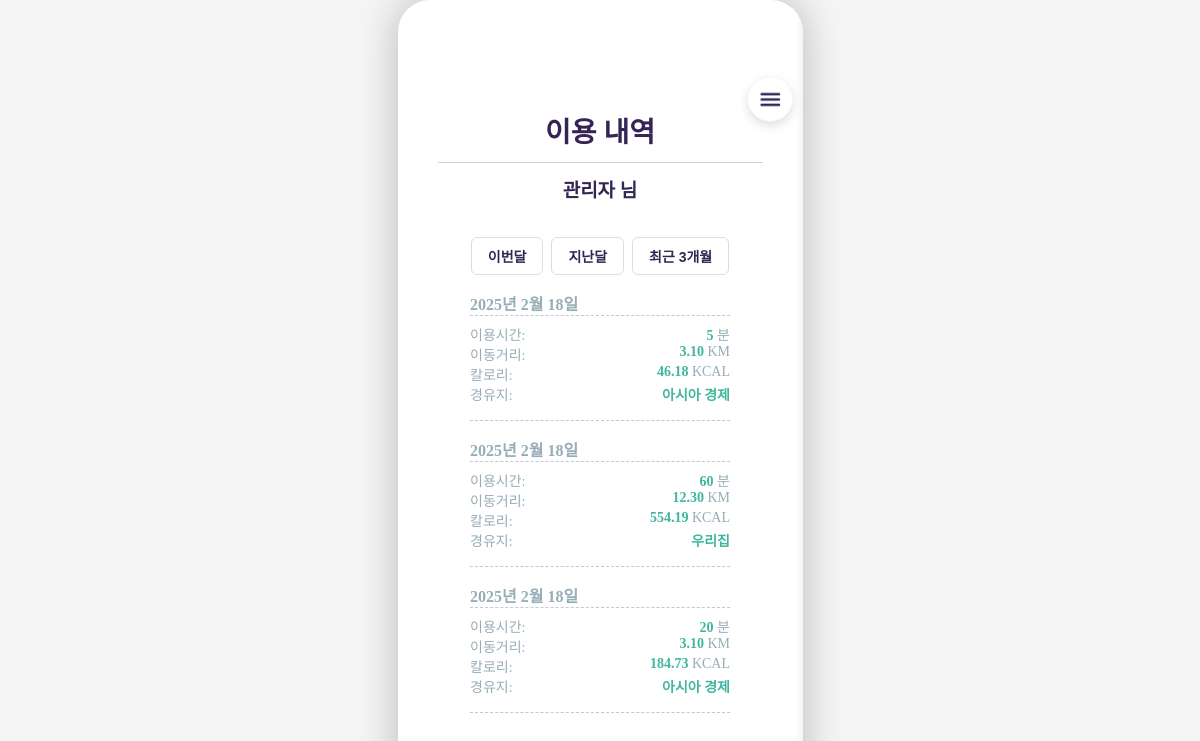
The app's page /riding/usage_history/ (signed in) with its own data.
### users/models.py (models this page shows, shortened)
class Profile(models.Model):
    user = models.OneToOneField(User, on_delete=models.CASCADE)
    nickname = models.CharField(max_length=50, unique=True)
    birth = models.CharField(max_length=6)
    birth_end = models.CharField(max_length=1)
    email = models.EmailField(unique=True)
    weight = models.DecimalField(max_digits=5, decimal_places=1, null=True, blank=True)
    preferred_station = models.CharField(max_length=100, null=True, blank=True)
    created_at = models.DateTimeField(default=timezone.now)
    updated_at = models.DateTimeField(auto_now=True)
    current_mileage = models.IntegerField(default=0)  # 현재 보유 마일리지
    average_daily_distance = models.DecimalField(
        max_digits=8, decimal_places=2, default=0.00
    )  # 총 주행 거리 (km)
    average_speed = models.DecimalField(
        max_digits=5, decimal_places=2, default=0.00
    )  # 평균 주행 속도 (km/h)
    most_used_station = models.CharField(
        max_length=100, null=True, blank=True
    )  # 가장 자주 이용한 대여소

### riding/models.py (models this page shows, shortened)
class RideHistory(models.Model):
    user = models.ForeignKey(
        User, on_delete=models.CASCADE
    )  # 1:N 관계 (사용자 1명 : 여러 이용 기록)
    ride_date = models.DateField(default=timezone.now)  # 이용 날짜
    ride_start_time = models.DateTimeField(null=True, blank=True)  # 이용 시작 시간
    ride_end_time = models.DateTimeField(null=True, blank=True)  # 이용 종료 시간
    usage_time = models.IntegerField(default=0)  # 이용 시간 (분)
    distance = models.DecimalField(
        max_digits=7, decimal_places=2, default=0.00
    )  # 이동 거리 (KM)
    calories = models.DecimalField(
        max_digits=6, decimal_places=2, default=0.00
    )  # 소모 칼로리 (KCAL)
    frequent_route = models.CharField(max_length=255, null=True, blank=True)  # 경유지

### riding/views.py (the view)
# urls.py: path("usage_history/", views.usage_history, name="usage_history"),
@login_required
def usage_history(request):
    ride_history = RideHistory.objects.filter(user=request.user).order_by("-ride_date")
    return render(request, "riding/usage_history.html", {"ride_history": ride_history})

### riding/templates/riding/usage_history.html (shortened to what this page needs)
{% load static %}
<!DOCTYPE html>
<html lang="ko">
<head>
    <link rel="stylesheet" href="{% static 'riding/css/usage_history.css' %}">
</head>
<body>
    <div class="container">
        <button class="nav-button" aria-label="메뉴 열기" id="menu-button"></button>
        <img class="menu-logo" src="{% static 'riding/images/menu-logo.png' %}" alt="메뉴 아이콘" /></img>
        <div class="header">
            <h1>이용 내역</h1>
            <div class="divider"></div>
            <div class="user-info">
                {% if user.is_authenticated %}
                    <span class="username">{{ user.profile.nickname }}</span> 님
                {% endif %}
            </div>
        </div>
        <div class="filter-buttons">
            <button class="filter-btn">이번달</button>
            <button class="filter-btn">지난달</button>
            <button class="filter-btn">최근 3개월</button>
        </div>
            <div class="history-list">
                {% for ride in ride_history %}
                <div class="history-item">
                    <div class="date">{{ ride.ride_date }}</div>
                    <div class="detail">
                        <div class="info">
                            <span>이용시간:</span>
                            <div class="value-container">
                                <span class="value">{{ ride.usage_time }}</span>
                                <span class="unit">분</span>
                            </div>
                        </div>
                        <div class="info">
                            <span>이동거리:</span>
                            <div class="value-container">
                                <span class="value">{{ ride.distance }}</span>
                                <span class="unit">KM</span>
                            </div>
                        </div>
                        <div class="info">
                            <span>칼로리:</span>
                            <div class="value-container">
                                <span class="value">{{ ride.calories }}</span>
                                <span class="unit">KCAL</span>
                            </div>
                        </div>
                        <div class="info">
                            <span>경유지:</span>
                            <span class="value place">{{ ride.frequent_route }}</span>
                        </div>
                    </div>
                </div>
                {% endfor %}
            </div>
        </div>
</body>
</html>

### static/riding/css/usage_history.css (style rules this page uses)
* { margin: 0; padding: 0; box-sizing: border-box; }
body { background-color: #F5F5F5; min-height: 100vh; display: flex; justify-content: center; align-items: center; }
.container { position: relative; width: 405px; height: 840px; background: #FFFFFF; box-shadow: 0px 0px 40px rgba(0, 0, 0, 0.25); border-radius: 32px; padding: 40px; overflow: hidden; overflow-y: scroll; -ms-overflow-style: none; scrollbar-width: none; }
.nav-button { position: absolute; top: 77px; right: 10.5px; width: 43.5px; height: 43.5px; background-color: transparent; border: none; border-radius: 50%; display: flex; justify-content: center; align-items: center; z-index: 3; cursor: pointer; padding: 0; }
.menu-logo { position: absolute; top: 67.5px; right: -1px; width: 70px; height: 70px; display: flex; justify-content: center; align-items: center; background-color: transparent; z-index: 2; padding: 0; object-fit: contain; pointer-events: none; }
.header { text-align: center; margin-top: 70px; }
.header h1 { font-size: 28px; font-weight: bold; color: #352555; }
.user-info { font-size: 19px; font-weight: bold; color: #352555; margin-top: 8px; }
.filter-buttons { display: flex; justify-content: center; gap: 8px; margin-top: 35px; }
.filter-btn { color: #352555; background-color: white; border: 1px solid #ddd; padding: 8px 16px; font-size: 14px; border-radius: 6px; cursor: pointer; font-weight: bold; }
.history-list { width: 80%; max-width: 300px; margin-top: 16px; margin-left: auto; margin-right: auto; max-height: none; overflow-y: visible; }
.history-item { margin-bottom: 16px; padding-bottom: 16px; border-bottom: 1px dashed rgba(148, 163, 184, 0.6); }
.date { font-size: 16px; font-weight: bold; color: #97ADB6; border-bottom: 1px dashed rgba(148, 163, 184, 0.6); }
.detail { margin-top: 8px; }
.info { display: flex; justify-content: space-between; font-size: 14px; color: #97ADB6; }
.value { color: #40B59F; font-weight: bold; }
.divider { width: 100%; height: 1px; background-color: rgba(148, 163, 184, 0.5); margin: 12px 0; }

### records on screen
RideHistory: ride_date "2025년 2월 18일", usage_time "5", distance "3.10", calories "46.18", frequent_route "아시아 경제"
RideHistory: ride_date "2025년 2월 18일", usage_time "60", distance "12.30", calories "554.19", frequent_route "우리집"
RideHistory: ride_date "2025년 2월 18일", usage_time "20", distance "3.10", calories "184.73", frequent_route "아시아 경제"

### other values on screen
{{ user.profile.nickname }} "관리자"
